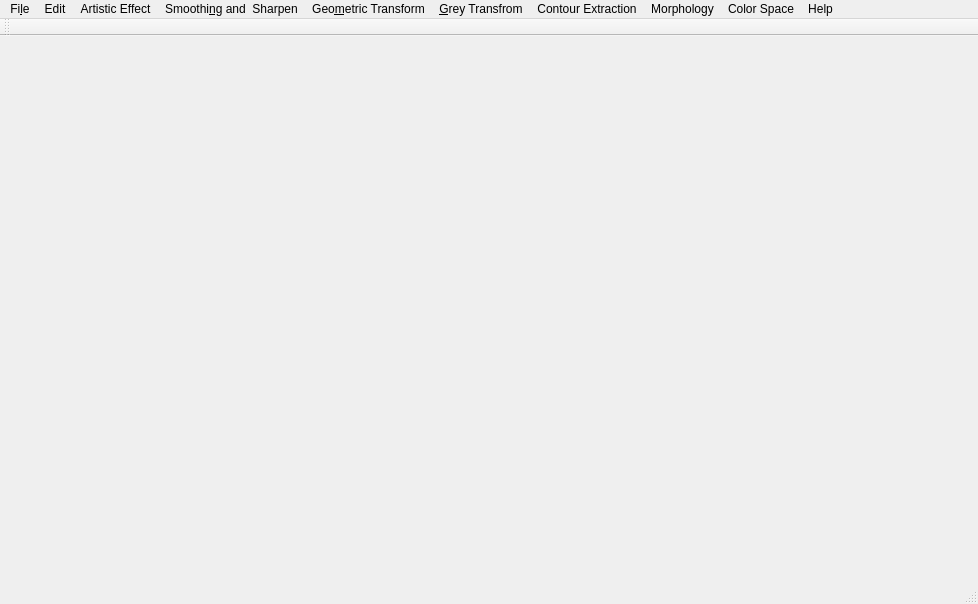
<?xml version="1.0" encoding="UTF-8"?>
<ui version="4.0">
 <class>MainWindow</class>
 <widget class="QMainWindow" name="MainWindow">
  <property name="geometry">
   <rect>
    <x>0</x>
    <y>0</y>
    <width>978</width>
    <height>604</height>
   </rect>
  </property>
  <property name="windowTitle">
   <string>ImageQt</string>
  </property>
  <property name="windowIcon">
   <iconset resource="default.qrc">
    <normaloff>:/img/src/logo_2.png</normaloff>:/img/src/logo_2.png</iconset>
  </property>
  <widget class="QWidget" name="centralwidget">
   <layout class="QVBoxLayout" name="verticalLayout_2">
    <item>
     <layout class="QVBoxLayout" name="verticalLayout">
      <item>
       <layout class="QHBoxLayout" name="horizontalLayout_4">
        <item>
         <widget class="GraphicsView" name="leftGraphicsView" native="true"/>
        </item>
        <item>
         <widget class="GraphicsView" name="rightGraphicsView" native="true"/>
        </item>
       </layout>
      </item>
     </layout>
    </item>
   </layout>
  </widget>
  <widget class="QStatusBar" name="statusBar"/>
  <widget class="QMenuBar" name="menuBar">
   <property name="geometry">
    <rect>
     <x>0</x>
     <y>0</y>
     <width>978</width>
     <height>23</height>
    </rect>
   </property>
   <widget class="QMenu" name="menuFile">
    <property name="title">
     <string>Fi&amp;le</string>
    </property>
    <addaction name="actionOpen"/>
    <addaction name="actionClose"/>
    <addaction name="actionSave"/>
    <addaction name="actionSave_As"/>
    <addaction name="separator"/>
    <addaction name="actionExit"/>
   </widget>
   <widget class="QMenu" name="menuEdit">
    <property name="title">
     <string>Edit</string>
    </property>
    <addaction name="actionRestore"/>
    <addaction name="actionHistogram"/>
    <addaction name="actionGrayscale"/>
    <addaction name="actionAdjust_brightness"/>
   </widget>
   <widget class="QMenu" name="menuHelp">
    <property name="title">
     <string>Help</string>
    </property>
    <addaction name="actionAbout"/>
   </widget>
   <widget class="QMenu" name="menuGrey_Transfrom">
    <property name="title">
     <string>&amp;Grey Transfrom</string>
    </property>
    <addaction name="actionLinear_level_transformation"/>
    <addaction name="actionPower_transformation"/>
    <addaction name="actionLogarithm_grey_level_transformation"/>
    <addaction name="actionExp_transfrom"/>
    <addaction name="actionTwo_thresholds_transform"/>
    <addaction name="actionStretch_transformation"/>
    <addaction name="separator"/>
    <addaction name="actionBinaryzation"/>
   </widget>
   <widget class="QMenu" name="menuGeometric">
    <property name="title">
     <string>Geo&amp;metric Transform</string>
    </property>
    <widget class="QMenu" name="menuRotate_2">
     <property name="title">
      <string>&amp;Rotate</string>
     </property>
     <addaction name="actionLeft"/>
     <addaction name="actionRight"/>
    </widget>
    <widget class="QMenu" name="menuFlip_2">
     <property name="title">
      <string>&amp;Flip</string>
     </property>
     <addaction name="actionHorizontal"/>
     <addaction name="actionVertical"/>
    </widget>
    <addaction name="menuRotate_2"/>
    <addaction name="zoomAction"/>
    <addaction name="menuFlip_2"/>
   </widget>
   <widget class="QMenu" name="menuArtistic_Effect">
    <property name="title">
     <string>Artistic Effect</string>
    </property>
    <widget class="QMenu" name="menuFrame">
     <property name="title">
      <string>&amp;Frame</string>
     </property>
     <addaction name="actionMovie_frame"/>
     <addaction name="actionClassic_frame"/>
     <addaction name="actionFlower_frame"/>
    </widget>
    <widget class="QMenu" name="menuTexture">
     <property name="title">
      <string>&amp;Texture</string>
     </property>
     <addaction name="actionMetal"/>
    </widget>
    <widget class="QMenu" name="menuTemperature">
     <property name="title">
      <string>T&amp;emperature</string>
     </property>
     <property name="icon">
      <iconset resource="default.qrc">
       <normaloff>:/img/src/temperature_72px.png</normaloff>:/img/src/temperature_72px.png</iconset>
     </property>
     <addaction name="actionCool"/>
     <addaction name="actionWarm"/>
    </widget>
    <addaction name="menuFrame"/>
    <addaction name="menuTexture"/>
    <addaction name="menuTemperature"/>
   </widget>
   <widget class="QMenu" name="menuBlur">
    <property name="title">
     <string>Smoothi&amp;ng and  Sharpen</string>
    </property>
    <addaction name="actionSimple"/>
    <addaction name="actionGauss"/>
    <addaction name="separator"/>
    <addaction name="actionMeida_Filter"/>
    <addaction name="separator"/>
    <addaction name="actionLaplace"/>
   </widget>
   <widget class="QMenu" name="menuContour_extraction">
    <property name="title">
     <string>Contour Extraction</string>
    </property>
    <addaction name="actionContour_extraction"/>
    <addaction name="actionEdge_following"/>
    <addaction name="separator"/>
    <addaction name="actionPrewitt"/>
    <addaction name="actionSobel"/>
   </widget>
   <widget class="QMenu" name="menuMorphology">
    <property name="title">
     <string>Morphology</string>
    </property>
    <addaction name="actionDilate"/>
    <addaction name="actionExpansion"/>
    <addaction name="actionOpening"/>
    <addaction name="actionClosing"/>
    <addaction name="actionThinning"/>
   </widget>
   <widget class="QMenu" name="menuColor_Space">
    <property name="title">
     <string>Color Space</string>
    </property>
    <addaction name="actionRGB2HSV"/>
    <addaction name="actionRGB2HSL"/>
    <addaction name="actionRGB2Cmyk"/>
   </widget>
   <addaction name="menuFile"/>
   <addaction name="menuEdit"/>
   <addaction name="menuArtistic_Effect"/>
   <addaction name="menuBlur"/>
   <addaction name="menuGeometric"/>
   <addaction name="menuGrey_Transfrom"/>
   <addaction name="menuContour_extraction"/>
   <addaction name="menuMorphology"/>
   <addaction name="menuColor_Space"/>
   <addaction name="menuHelp"/>
  </widget>
  <widget class="QToolBar" name="toolBar">
   <property name="windowTitle">
    <string>toolBar</string>
   </property>
   <attribute name="toolBarArea">
    <enum>TopToolBarArea</enum>
   </attribute>
   <attribute name="toolBarBreak">
    <bool>false</bool>
   </attribute>
  </widget>
  <action name="actionOpen">
   <property name="icon">
    <iconset resource="default.qrc">
     <normaloff>:/img/src/Open_folder_full_48px_1186194_easyicon.net.png</normaloff>:/img/src/Open_folder_full_48px_1186194_easyicon.net.png</iconset>
   </property>
   <property name="text">
    <string>&amp;Open...</string>
   </property>
   <property name="shortcut">
    <string>Ctrl+O</string>
   </property>
  </action>
  <action name="actionClose">
   <property name="icon">
    <iconset resource="default.qrc">
     <normaloff>:/img/src/clear_gtk_72px_43338_easyicon.net.png</normaloff>:/img/src/clear_gtk_72px_43338_easyicon.net.png</iconset>
   </property>
   <property name="text">
    <string>&amp;Close</string>
   </property>
  </action>
  <action name="actionSave">
   <property name="icon">
    <iconset resource="default.qrc">
     <normaloff>:/img/src/save.png</normaloff>:/img/src/save.png</iconset>
   </property>
   <property name="text">
    <string>&amp;Save...</string>
   </property>
   <property name="shortcut">
    <string>Ctrl+S</string>
   </property>
  </action>
  <action name="actionSave_As">
   <property name="icon">
    <iconset resource="default.qrc">
     <normaloff>:/img/src/save-as.png</normaloff>:/img/src/save-as.png</iconset>
   </property>
   <property name="text">
    <string>Sa&amp;ve As...</string>
   </property>
  </action>
  <action name="actionExit">
   <property name="text">
    <string>&amp;Exit</string>
   </property>
   <property name="shortcut">
    <string>Ctrl+Q</string>
   </property>
  </action>
  <action name="actionAbout">
   <property name="icon">
    <iconset resource="default.qrc">
     <normaloff>:/img/src/avatar-default.png</normaloff>:/img/src/avatar-default.png</iconset>
   </property>
   <property name="text">
    <string>&amp;About</string>
   </property>
  </action>
  <action name="actionNormal">
   <property name="text">
    <string>Normal</string>
   </property>
  </action>
  <action name="actionAdjust">
   <property name="text">
    <string>Adjust</string>
   </property>
  </action>
  <action name="actionRestore">
   <property name="icon">
    <iconset resource="default.qrc">
     <normaloff>:/img/src/restore.png</normaloff>:/img/src/restore.png</iconset>
   </property>
   <property name="text">
    <string>R&amp;estore</string>
   </property>
  </action>
  <action name="actionLeft">
   <property name="icon">
    <iconset resource="default.qrc">
     <normaloff>:/img/src/left.png</normaloff>:/img/src/left.png</iconset>
   </property>
   <property name="text">
    <string>&amp;Left</string>
   </property>
  </action>
  <action name="actionRight">
   <property name="icon">
    <iconset resource="default.qrc">
     <normaloff>:/img/src/right.png</normaloff>:/img/src/right.png</iconset>
   </property>
   <property name="text">
    <string>&amp;Right</string>
   </property>
  </action>
  <action name="zoomAction">
   <property name="icon">
    <iconset resource="default.qrc">
     <normaloff>:/img/src/zoom.png</normaloff>:/img/src/zoom.png</iconset>
   </property>
   <property name="text">
    <string>&amp;Zoom</string>
   </property>
  </action>
  <action name="actionGrayscale">
   <property name="text">
    <string>G&amp;rayscale</string>
   </property>
  </action>
  <action name="actionWarm">
   <property name="text">
    <string>&amp;Warm</string>
   </property>
  </action>
  <action name="actionCool">
   <property name="text">
    <string>&amp;Cool</string>
   </property>
  </action>
  <action name="actionMovie_frame">
   <property name="text">
    <string>&amp;Movie frame</string>
   </property>
  </action>
  <action name="actionClassic_frame">
   <property name="text">
    <string>&amp;Classic frame</string>
   </property>
  </action>
  <action name="actionFlower_frame">
   <property name="text">
    <string>&amp;Flower frame</string>
   </property>
  </action>
  <action name="actionMetal">
   <property name="text">
    <string>&amp;Metal</string>
   </property>
  </action>
  <action name="actionAdjust_brightness">
   <property name="icon">
    <iconset resource="default.qrc">
     <normaloff>:/img/src/brightness.svg</normaloff>:/img/src/brightness.svg</iconset>
   </property>
   <property name="text">
    <string>&amp;Adjust brightness</string>
   </property>
  </action>
  <action name="actionChinese">
   <property name="icon">
    <iconset resource="default.qrc">
     <normaloff>:/img/src/chinese.png</normaloff>:/img/src/chinese.png</iconset>
   </property>
   <property name="text">
    <string>&amp;Chinese</string>
   </property>
  </action>
  <action name="actionEnglish">
   <property name="icon">
    <iconset resource="default.qrc">
     <normaloff>:/img/src/english.png</normaloff>:/img/src/english.png</iconset>
   </property>
   <property name="text">
    <string>&amp;English</string>
   </property>
  </action>
  <action name="actionHorizontal">
   <property name="icon">
    <iconset resource="default.qrc">
     <normaloff>:/img/src/horizontal.png</normaloff>:/img/src/horizontal.png</iconset>
   </property>
   <property name="text">
    <string>&amp;Horizontal</string>
   </property>
  </action>
  <action name="actionVertical">
   <property name="icon">
    <iconset resource="default.qrc">
     <normaloff>:/img/src/vertical.png</normaloff>:/img/src/vertical.png</iconset>
   </property>
   <property name="text">
    <string>&amp;Vertical</string>
   </property>
  </action>
  <action name="actionHistogram">
   <property name="icon">
    <iconset resource="default.qrc">
     <normaloff>:/img/src/histogram.png</normaloff>:/img/src/histogram.png</iconset>
   </property>
   <property name="text">
    <string>&amp;Histogram</string>
   </property>
  </action>
  <action name="actionLinear_level_transformation">
   <property name="icon">
    <iconset resource="default.qrc">
     <normaloff>:/img/src/line_graphic_72p.png</normaloff>:/img/src/line_graphic_72p.png</iconset>
   </property>
   <property name="text">
    <string>&amp;Linear transform</string>
   </property>
  </action>
  <action name="actionLogarithm_grey_level_transformation">
   <property name="text">
    <string>L&amp;ogarithm transform</string>
   </property>
  </action>
  <action name="actionPower_transformation">
   <property name="text">
    <string>&amp;Power transform</string>
   </property>
  </action>
  <action name="actionExp_transfrom">
   <property name="icon">
    <iconset resource="default.qrc">
     <normaloff>:/img/src/Line_Chart_72px.png</normaloff>:/img/src/Line_Chart_72px.png</iconset>
   </property>
   <property name="text">
    <string>&amp;Exp transfrom</string>
   </property>
  </action>
  <action name="actionTwo_thresholds_transform">
   <property name="text">
    <string>&amp;Two thresholds transform</string>
   </property>
  </action>
  <action name="actionStretch_transformation">
   <property name="text">
    <string>&amp;Stretch transformation</string>
   </property>
  </action>
  <action name="actionSimple">
   <property name="text">
    <string>&amp;Simple</string>
   </property>
  </action>
  <action name="actionGauss">
   <property name="icon">
    <iconset resource="default.qrc">
     <normaloff>:/img/src/blur_on_72px.png</normaloff>:/img/src/blur_on_72px.png</iconset>
   </property>
   <property name="text">
    <string>&amp;Gauss</string>
   </property>
  </action>
  <action name="actionMeida_Filter">
   <property name="text">
    <string>Meida Filter</string>
   </property>
  </action>
  <action name="actionLaplace">
   <property name="text">
    <string>Laplace</string>
   </property>
  </action>
  <action name="actionSobel">
   <property name="text">
    <string>Sobel</string>
   </property>
  </action>
  <action name="actionBinaryzation">
   <property name="text">
    <string>Binaryzation</string>
   </property>
  </action>
  <action name="actionPrewitt">
   <property name="text">
    <string>Prewitt</string>
   </property>
  </action>
  <action name="actionContour_extraction">
   <property name="text">
    <string>Contour extraction</string>
   </property>
  </action>
  <action name="actionEdge_following">
   <property name="text">
    <string>Edge following</string>
   </property>
  </action>
  <action name="actionArea">
   <property name="text">
    <string>Area</string>
   </property>
  </action>
  <action name="actionCircumference">
   <property name="text">
    <string>Circumference</string>
   </property>
  </action>
  <action name="actionConnected_domain">
   <property name="text">
    <string>Connected domain</string>
   </property>
  </action>
  <action name="actionDilate">
   <property name="text">
    <string>Dilate</string>
   </property>
  </action>
  <action name="actionExpansion">
   <property name="text">
    <string>Expansion</string>
   </property>
  </action>
  <action name="actionOpening">
   <property name="text">
    <string>Opening</string>
   </property>
  </action>
  <action name="actionClosing">
   <property name="text">
    <string>Closing</string>
   </property>
  </action>
  <action name="actionThinning">
   <property name="text">
    <string>Thinning</string>
   </property>
  </action>
  <action name="actionRGB2HSV">
   <property name="text">
    <string>RGB2HSV</string>
   </property>
  </action>
  <action name="actionEqualization">
   <property name="text">
    <string>Equalization</string>
   </property>
  </action>
  <action name="actionRGB2HSL">
   <property name="text">
    <string>RGB2HSL</string>
   </property>
  </action>
  <action name="actionRGB2Cmyk">
   <property name="text">
    <string>RGB2Cmyk</string>
   </property>
  </action>
 </widget>
 <layoutdefault spacing="6" margin="11"/>
 <customwidgets>
  <customwidget>
   <class>GraphicsView</class>
   <extends>QWidget</extends>
   <header>graphicsview.h</header>
  </customwidget>
 </customwidgets>
 <resources>
  <include location="default.qrc"/>
 </resources>
 <connections/>
</ui>
